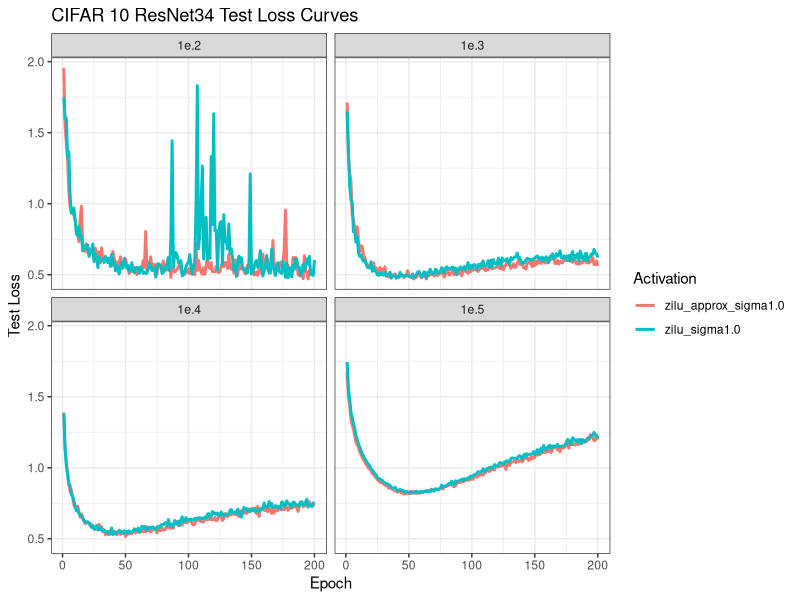
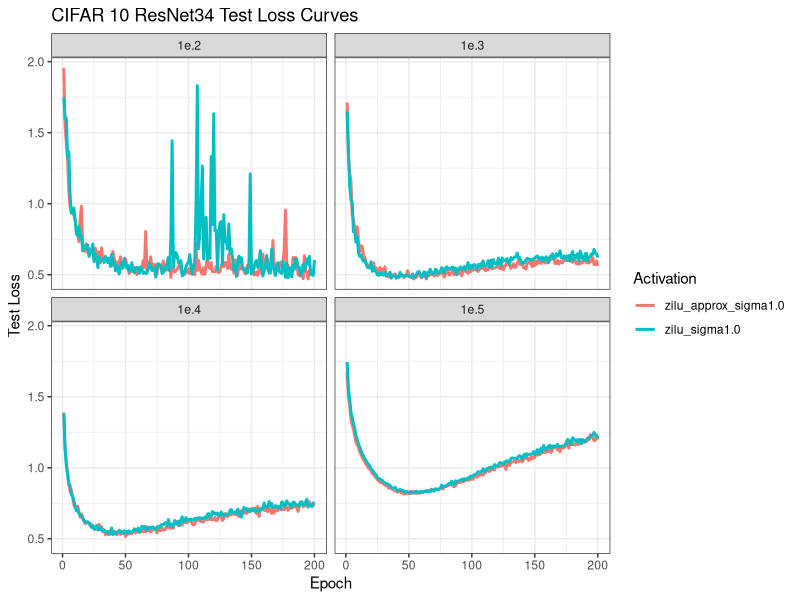

These figures' R source, in order:
library(ggplot2)
library(tidyverse)

setwd("~/Developer/ZiLU-Activation/Output/csv/LR-ResNet34")

# ZaiLU data
cifar10_test = read.csv("CIFAR10_activations_test_loss.csv")
cifar10_train = read.csv("CIFAR10_activations_train_loss.csv")

cifar100_test = read.csv("CIFAR100_activations_test_loss.csv")
cifar100_train = read.csv("CIFAR100_activations_train_loss.csv")

## [CIFAR10]
# Test Loss CIFAR10
plot_cifar10_test <- cifar10_test %>%
    pivot_longer(
        cols = -epoch,
        names_to = c("activation", "lr"),
        values_to = "loss",
        names_pattern = "(.*)_lr([^_]+)_test_loss"
    ) %>%
    filter (
      activation %in% c("relu", "silu", "gelu", "zilu_approx_sigma1.0", "zilu_sigma1.0")
    )



# Check if the pivot worked correctly

p1 <- ggplot(plot_cifar10_test, aes(x = epoch, y = loss, color = factor(activation))) +
    geom_line(linewidth = 1) +
    facet_wrap(~lr, ncol = 2) +
    labs(
        title = "CIFAR 10 ResNet34 Test Loss Curves",
        x = "Epoch",
        y = "Test Loss",
        color = "Activation"
    ) +
    theme_bw() +
    theme(legend.position = "right")
print(p1)


ggsave(
    filename = "cifar_10_test_loss.png",
    plot = p1,
    width = 8, # Width in inches
    height = 6, # Height in inches
    units = "in", # Units ("in", "cm", "mm")
    dpi = 300, # Resolution (300 is standard for print)
    bg = "white" # Background color (prevents transparent backgrounds)
)